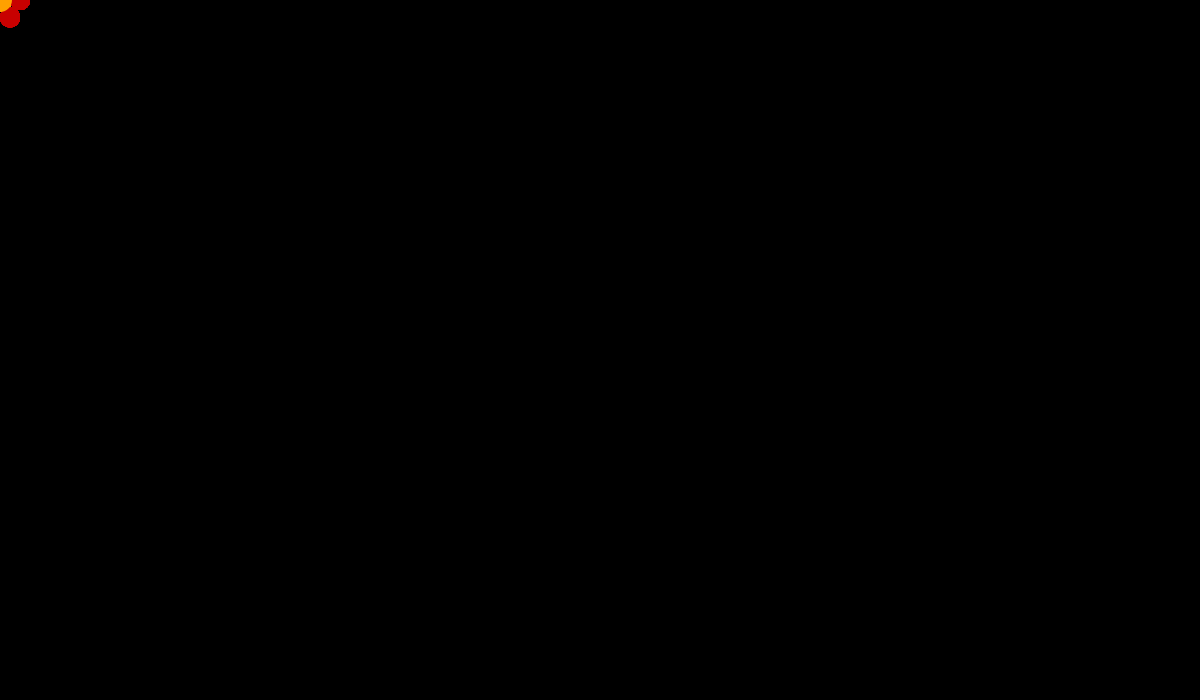
Frame 1 (no input)
Frame 60 (the mouse pressed at the canvas centre just before this capture): identical to frame 1, image omitted
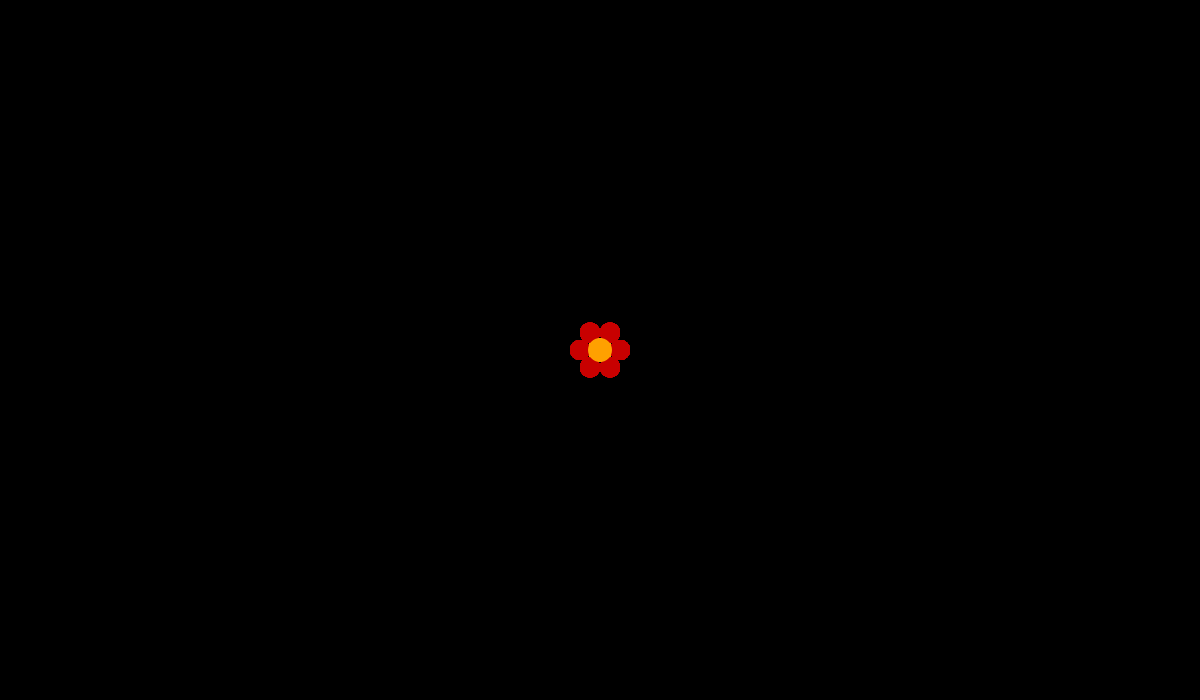
Frame 120 (the mouse held since frame 60 and released just before this capture)

The Processing sketch that drew these frames (run headless with seeded random() and noise(); from frame 60 on, the mouse is pressed at the canvas centre):

// Processing sketch: SnakeLikeBehavour
// ── SnakeLikeBehavour.pde
int num = 50;
FlowerClass flower;
int[] x = new int[num];
int[] y = new int[num];
int indexPosition = 0;

void setup() 
{
  size(1200, 700);
  noStroke();
  fill(255, 102);
}

void draw() 
{
  background(0);
  x[indexPosition] = mouseX;
  y[indexPosition] = mouseY;
  // Cycle between 0 and the number of elements
  indexPosition = (indexPosition + 1) % num;
  for (int i = 0; i < num; i++) 
  {
    // Set the array position to read
    int pos = (indexPosition + i) % num;
    flower = new FlowerClass(6, 20, #FFA000, #C80000, x[pos], y[pos]);
    flower.drawFlower();
  }
}

// ── FlowerClass.pde
class FlowerClass
{

  // Fields
  int numPetal;
  int radius;
  int colorCenter;
  int colorPetal;
  int posX;
  int posY;

  // Constructor
  FlowerClass(int numPetal, int radius, int colorCenter, int colorPetal, int posX, int posY)
  {
    this.numPetal = numPetal;
    this.radius = radius;
    this.colorCenter = colorCenter;
    this.colorPetal = colorPetal;
    this.posX = posX;
    this.posY = posY;
  }

  // Methods
  void drawFlower()
  {
    fill(colorPetal);
    float petalX;
    float petalY;
    for (float i = 0; i < PI * 2; i += 2 * PI/numPetal) 
    {
      petalX = posX + radius * cos(i);
      petalY = posY + radius * sin(i);
      ellipse(petalX, petalY, radius, radius);
    }
    fill(colorCenter);
    ellipse(posX, posY, radius * 1.2, radius * 1.2);
  }
}
